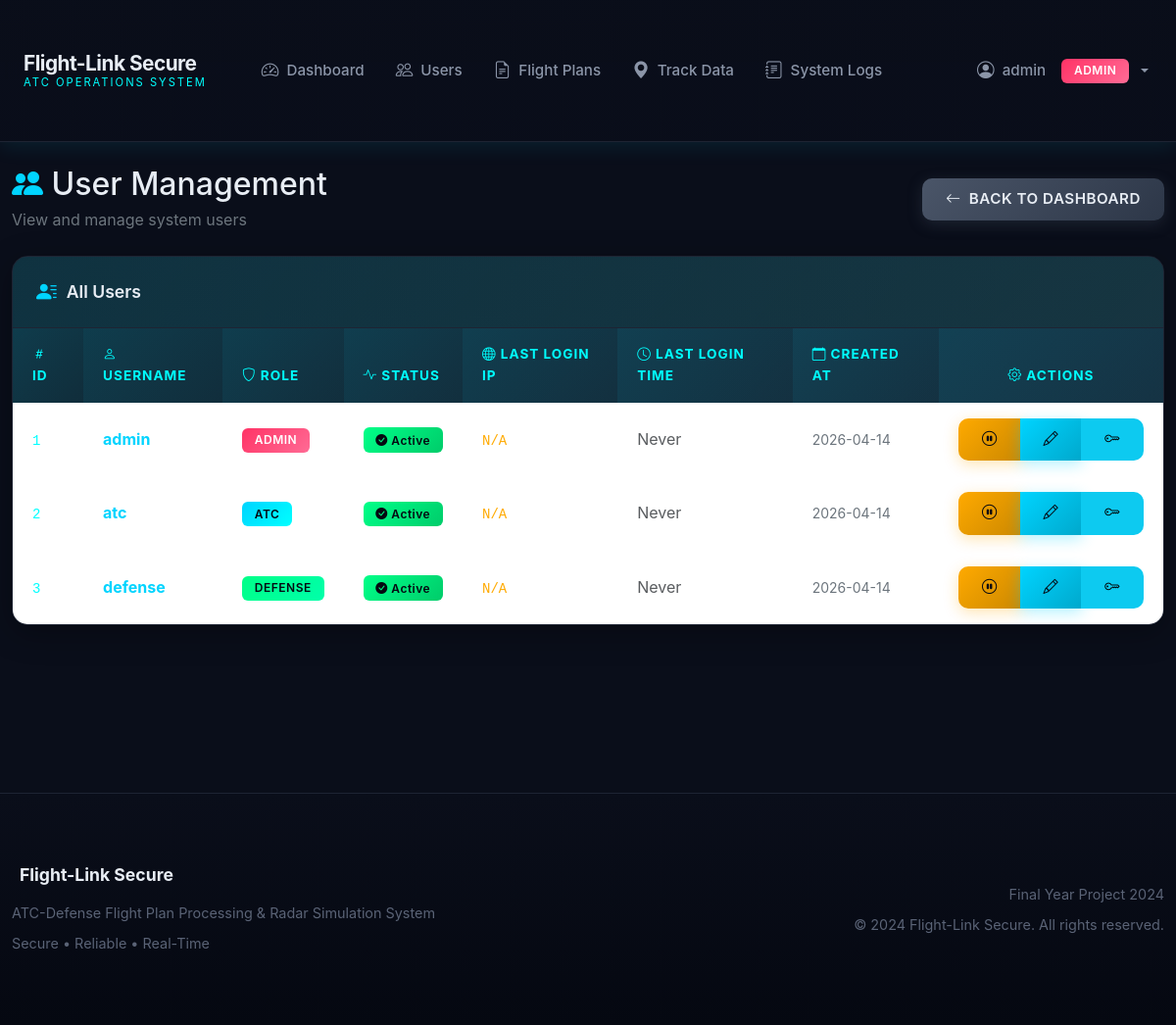
/admin/users (signed in), run on an earlier commit of the app's database.
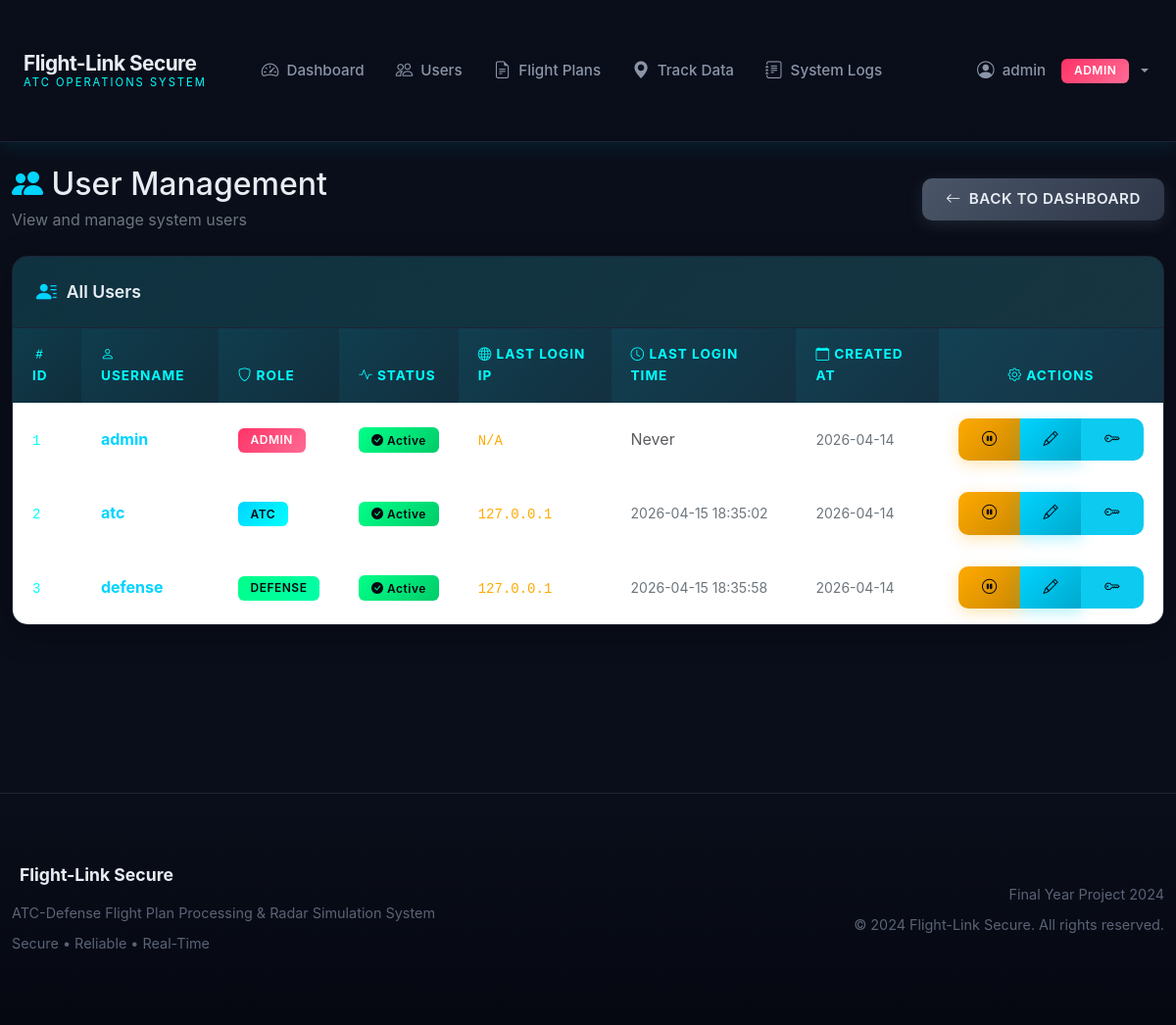
And on a later commit of the database.
### app/models/__init__.py (models this page shows, shortened)
class User(db.Model):
    __tablename__ = 'users'
    id = db.Column(db.Integer, primary_key=True)
    username = db.Column(db.String(80), unique=True, nullable=False)
    password_hash = db.Column(db.String(256), nullable=False)
    role = db.Column(db.String(20), nullable=False)  # admin, atc, defense
    last_login_ip = db.Column(db.String(45), nullable=True)
    last_login_time = db.Column(db.DateTime, nullable=True)
    is_active = db.Column(db.Boolean, default=True)
    created_at = db.Column(db.DateTime, default=datetime.utcnow)
    @property
    def is_authenticated(self):
        return True
    def is_admin(self):
        return self.role == 'admin'

### app/routes/admin.py (the view)
@bp.route('/admin/users')
@login_required
@admin_required
def admin_users():
    users = User.query.all()
    return render_template('admin/users.html', users=users)

### templates/admin/users.html (shortened to what the changed rows need)
{% extends "base.html" %}
{% block content %}
<div class="container-fluid py-4">
    <div class="d-flex justify-content-between align-items-center mb-4">
        <div>
            <h2 class="mb-1"><i class="bi bi-people-fill text-radar-blue"></i> User Management</h2>
        </div>
    </div>
    <div class="card">
        <div class="card-body p-0">
            <div class="table-responsive">
                <table class="table table-hover mb-0">
                    <thead>
                        <tr>
                            <th><i class="bi bi-hash"></i> ID</th>
                            <th><i class="bi bi-person"></i> Username</th>
                            <th><i class="bi bi-shield"></i> Role</th>
                            <th><i class="bi bi-activity"></i> Status</th>
                            <th><i class="bi bi-globe"></i> Last Login IP</th>
                            <th><i class="bi bi-clock"></i> Last Login Time</th>
                            <th><i class="bi bi-calendar"></i> Created At</th>
                            <th class="text-center"><i class="bi bi-gear"></i> Actions</th>
                        </tr>
                    </thead>
                    <tbody>
                        {% for user in users %}
                        <tr id="user-row-{{ user.id }}">
                            <td><code class="text-radar-cyan">{{ user.id }}</code></td>
                            <td><strong class="text-radar-blue">{{ user.username }}</strong></td>
                            <td>
                                <span class="badge badge-role-{{ user.role }}">{{ user.role.upper() }}</span>
                            </td>
                            <td>
                                {% if user.is_active %}
                                    <span class="badge badge-success"><i class="bi bi-check-circle-fill"></i> Active</span>
                                {% else %}
                                    <span class="badge bg-secondary"><i class="bi bi-x-circle-fill"></i> Inactive</span>
                                {% endif %}
                            </td>
                            <td><code class="text-radar-amber">{{ user.last_login_ip or 'N/A' }}</code></td>
                            <td class="text-nowrap">
                                {% if user.last_login_time %}
                                    <small class="text-secondary">{{ user.last_login_time.strftime('%Y-%m-%d %H:%M:%S') }}</small>
                                {% else %}
                                    <span class="text-muted">Never</span>
                                {% endif %}
                            </td>
                            <td class="text-nowrap"><small class="text-secondary">{{ user.created_at.strftime('%Y-%m-%d') }}</small></td>
                            <td class="text-center">
                                <div class="btn-group" role="group">
                                    {% if user.is_active %}
                                    <button type="button" class="btn btn-sm btn-warning"
                                            onclick="toggleUserStatus({{ user.id }}, false)"
                                            title="Deactivate User">
                                        <i class="bi bi-pause-circle"></i>
                                    </button>
                                    {% else %}
                                    <button type="button" class="btn btn-sm btn-success"
                                            onclick="toggleUserStatus({{ user.id }}, true)"
                                            title="Activate User">
                                        <i class="bi bi-play-circle"></i>
                                    </button>
                                    {% endif %}
                                    <button type="button" class="btn btn-sm btn-primary"
                                            data-bs-toggle="modal"
                                            data-bs-target="#editUserModal{{ user.id }}"
                                            title="Edit User">
                                        <i class="bi bi-pencil"></i>
                                    </button>
                                    <button type="button" class="btn btn-sm btn-info"
                                            onclick="resetPassword({{ user.id }}, '{{ user.username }}')"
                                            title="Reset Password">
                                        <i class="bi bi-key"></i>
                                    </button>
                                </div>
                            </td>
                        </tr>
                        {% endfor %}
                    </tbody>
                </table>
            </div>
        </div>
    </div>
</div>
{% endblock %}

What changed in the data, as far as the page shows it:
changed User "atc": last_login_ip "N/A" → "127.0.0.1"; last_login_time (not shown) → "2026-04-15 18:35:02"; no longer shows "Never"
changed User "defense": last_login_ip "N/A" → "127.0.0.1"; last_login_time (not shown) → "2026-04-15 18:35:58"; no longer shows "Never"
